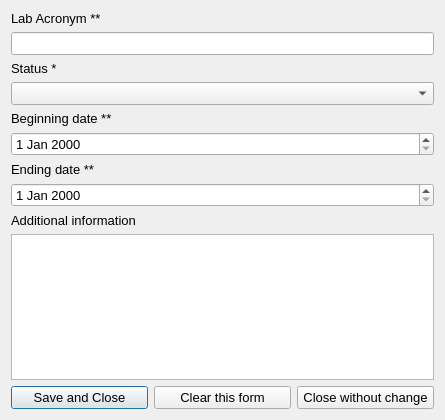
<?xml version="1.0" encoding="UTF-8"?>
<ui version="4.0">
 <class>PreviousLab</class>
 <widget class="QDialog" name="PreviousLab">
  <property name="geometry">
   <rect>
    <x>0</x>
    <y>0</y>
    <width>445</width>
    <height>420</height>
   </rect>
  </property>
  <property name="font">
   <font>
    <pointsize>10</pointsize>
   </font>
  </property>
  <property name="windowTitle">
   <string>Previous Lab 1</string>
  </property>
  <layout class="QVBoxLayout" name="verticalLayout">
   <item>
    <widget class="QLabel" name="label_10">
     <property name="font">
      <font>
       <pointsize>10</pointsize>
      </font>
     </property>
     <property name="text">
      <string>Lab Acronym **</string>
     </property>
    </widget>
   </item>
   <item>
    <widget class="QLineEdit" name="p_lab_acronym">
     <property name="font">
      <font>
       <family>MS Sans Serif</family>
       <pointsize>10</pointsize>
      </font>
     </property>
     <property name="toolTip">
      <string>&lt;html&gt;&lt;head/&gt;&lt;body&gt;&lt;p&gt;Experimentalist laboratory acronym&lt;/p&gt;&lt;/body&gt;&lt;/html&gt;</string>
     </property>
    </widget>
   </item>
   <item>
    <widget class="QLabel" name="label_2">
     <property name="font">
      <font>
       <pointsize>10</pointsize>
      </font>
     </property>
     <property name="text">
      <string>Status *</string>
     </property>
    </widget>
   </item>
   <item>
    <widget class="QComboBox" name="p_status">
     <property name="font">
      <font>
       <family>MS Sans Serif</family>
       <pointsize>10</pointsize>
      </font>
     </property>
     <property name="toolTip">
      <string>&lt;html&gt;&lt;head/&gt;&lt;body&gt;&lt;p&gt;Experimentalist's status in this laboratory&lt;/p&gt;&lt;/body&gt;&lt;/html&gt;</string>
     </property>
    </widget>
   </item>
   <item>
    <widget class="QLabel" name="label_12">
     <property name="font">
      <font>
       <pointsize>10</pointsize>
      </font>
     </property>
     <property name="text">
      <string>Beginning date **</string>
     </property>
    </widget>
   </item>
   <item>
    <widget class="QDateEdit" name="p_begin_date">
     <property name="font">
      <font>
       <family>MS Sans Serif</family>
       <pointsize>10</pointsize>
      </font>
     </property>
     <property name="toolTip">
      <string>&lt;html&gt;&lt;head/&gt;&lt;body&gt;&lt;p&gt;Format: YYYY-MM-DD, beginning date of the experimentalist in this laboratory (&lt;span style=&quot; font-weight:600;&quot;&gt;needed for DOI&lt;/span&gt;)&lt;/p&gt;&lt;/body&gt;&lt;/html&gt;</string>
     </property>
    </widget>
   </item>
   <item>
    <widget class="QLabel" name="label">
     <property name="font">
      <font>
       <pointsize>10</pointsize>
      </font>
     </property>
     <property name="text">
      <string>Ending date **</string>
     </property>
    </widget>
   </item>
   <item>
    <widget class="QDateEdit" name="p_end_date">
     <property name="font">
      <font>
       <family>MS Sans Serif</family>
       <pointsize>10</pointsize>
      </font>
     </property>
     <property name="toolTip">
      <string>&lt;html&gt;&lt;head/&gt;&lt;body&gt;&lt;p&gt;Format: YYYY-MM-DD, ending date of the experimentalist in this laboratory (&lt;span style=&quot; font-weight:600;&quot;&gt;needed for DOI&lt;/span&gt;)&lt;/p&gt;&lt;/body&gt;&lt;/html&gt;</string>
     </property>
    </widget>
   </item>
   <item>
    <widget class="QLabel" name="label_13">
     <property name="font">
      <font>
       <pointsize>10</pointsize>
      </font>
     </property>
     <property name="text">
      <string>Additional information</string>
     </property>
    </widget>
   </item>
   <item>
    <widget class="QTextEdit" name="p_lab_comment">
     <property name="font">
      <font>
       <family>MS Sans Serif</family>
       <pointsize>10</pointsize>
      </font>
     </property>
     <property name="toolTip">
      <string>&lt;html&gt;&lt;head/&gt;&lt;body&gt;&lt;p&gt;Any additional information on this laboratory&lt;/p&gt;&lt;/body&gt;&lt;/html&gt;</string>
     </property>
    </widget>
   </item>
   <item>
    <layout class="QHBoxLayout" name="horizontalLayout_2">
     <item>
      <widget class="QPushButton" name="buttonBox">
       <property name="text">
        <string>Save and Close</string>
       </property>
      </widget>
     </item>
     <item>
      <widget class="QPushButton" name="clear_btn">
       <property name="text">
        <string>Clear this form</string>
       </property>
      </widget>
     </item>
     <item>
      <widget class="QPushButton" name="cancel_btn">
       <property name="text">
        <string>Close without change</string>
       </property>
      </widget>
     </item>
    </layout>
   </item>
  </layout>
 </widget>
 <resources/>
 <connections/>
</ui>
